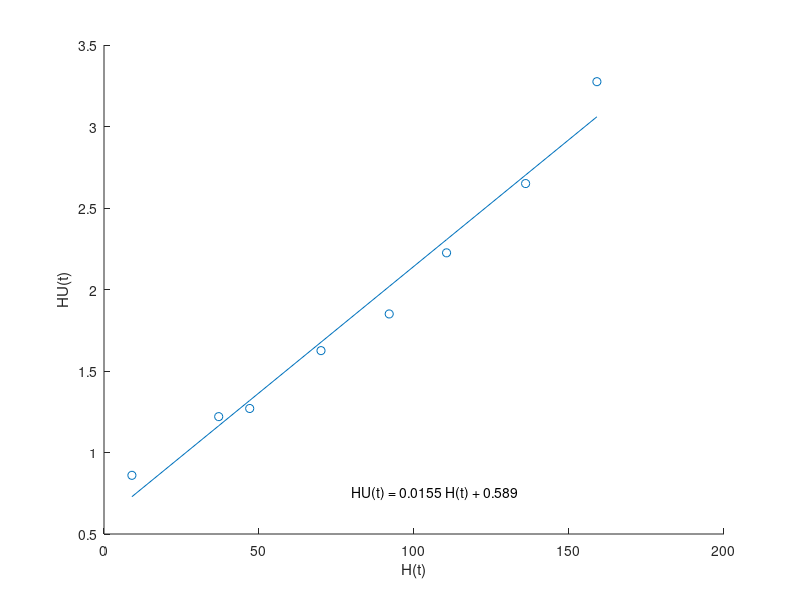

Write MATLAB code to recreate this figure.
H = [9 37 47 70 92 110.5 136 159]';
HU = [0.86 1.22 1.27 1.625 1.85 2.225 2.65 3.275]';

y = HU;

X = [ones(length(H),1) H];
b = X\y

yCalc2 = X*b;
Rsq2 = 1 - sum((y - yCalc2).^2)/sum((y - mean(y)).^2)

scatter(H,HU,'o')
hold on
plot(H,yCalc2)
xlabel('H(t)')
ylabel('HU(t)')
theString = sprintf('HU(t) = %.4f H(t) + %.3f', b(2), b(1));
text(80, 0.75, theString, 'FontSize', 10);